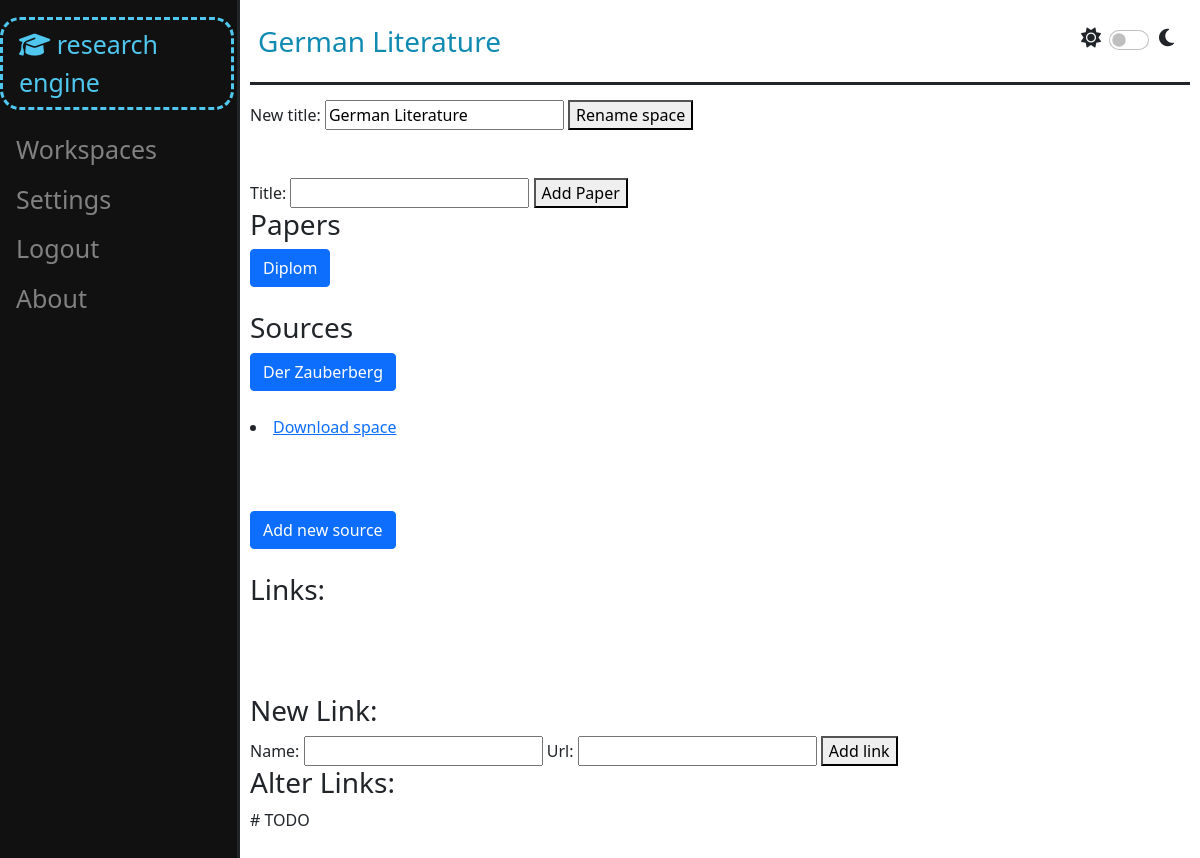
The app's page /work_space/1 (signed in), older data.
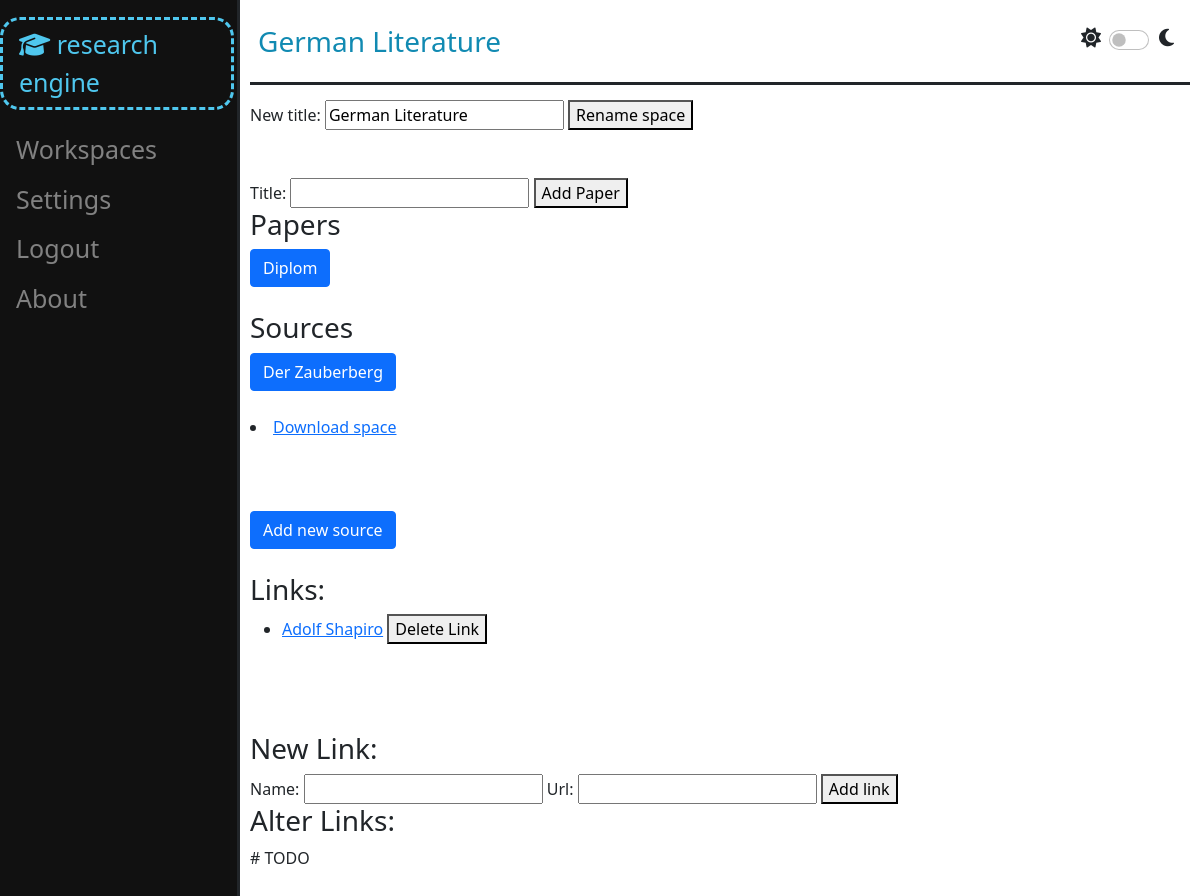
The same page, newer data.
### work_space/models.py (models this page shows, shortened)
class WorkSpace(models.Model):
    owner = models.ForeignKey(User, on_delete=models.CASCADE, related_name="work_spaces")
    guests = models.ManyToManyField(User, related_name="guest_work_spaces")
    title = models.CharField(max_length=50)
    archived = models.BooleanField(default=False)
    share_sources = models.BooleanField(default=False)
    def __str__(self):
        return self.title

class Link(models.Model):
    work_space = models.ForeignKey(WorkSpace, on_delete=models.CASCADE, related_name="links")
    user = models.ForeignKey(User, on_delete=models.CASCADE, related_name="links")
    name = models.CharField(max_length=50)
    url = models.URLField()
    def __str__(self):
        return self.name

### paper_work/models.py (models this page shows, shortened)
class Paper(models.Model):
    work_space = models.ForeignKey(WorkSpace, on_delete=models.CASCADE, related_name="papers")
    user = models.ForeignKey(User, on_delete=models.CASCADE)
    title = models.CharField(max_length=50, unique=True)
    sources = models.ManyToManyField(Source, related_name="papers")
    citation_style = models.CharField(max_length=10, default="APA & MLA")
    archived = models.BooleanField(default=False)
    published = models.BooleanField(default=False)
    def __str__(self):
        return self.title

### bookshelf/models.py (models this page shows, shortened)
class Source(models.Model):
    real_type = models.ForeignKey(ContentType, editable=False, on_delete=models.CASCADE)
    work_space = models.ForeignKey(WorkSpace, on_delete=models.CASCADE, related_name="sources")
    user = models.ForeignKey(User, on_delete=models.CASCADE, related_name="sources")
    title = models.CharField(max_length=100)
    author = models.CharField(max_length=70, blank=True)
    year = models.CharField(max_length=5, blank=True)
    link = models.CharField(max_length=40, blank=True)
    def __str__(self):
        return self.title

### work_space/views.py (the view)
# urls.py: path("work_space/<int:space_id>", views.work_space_view, name="space_view"),
@login_required
def work_space_view(request, space_id):
    space = check_work_space(space_id, request.user)
    work_space_data = {
        "space": space,
        "papers": space.papers.all(),
        "sources": space.sources.all(),
        "links": space.links.all(),
        "new_paper_form": NewPaperForm(),
        "book_form": BookForm(),
        "article_form": ArticleForm(),
        "chapter_form": ChapterForm(),
        "webpage_form": WebpageForm(),
        "link_form": NewLinkForm(),
        "alter_link_form": AlterLinkForm(),
        "rename_form": RenameSpaceForm().set_initial(space),
        "spaces": WorkSpace.objects.all()
    }
    return render(request, "work_space/work_space.html", work_space_data)

### paper_work/forms.py (shortened to what this page needs)
class NewPaperForm(forms.Form):
    title = forms.CharField(max_length=50)

### bookshelf/forms.py
class BookForm(CommonFields):
    source_type = SourceTypes.book
    title = forms.CharField(widget=forms.TextInput(attrs={
        "type": "text",
        "id": "title-field",
        "class": _CLASS,
        "autocomplete": "off",
        "placeholder": "Book title"})
    )
    publishing_house = forms.CharField(widget=forms.TextInput(attrs={
        "type": "text",
        "id": "publishing-house-field",
        "class": _CLASS,
        "autocomplete": "off",
        "placeholder": "Publishing House"})
    )
    year = forms.IntegerField(widget=forms.NumberInput(attrs={
        "type": "number",
        "id": "book-year-field",
        "class": _CLASS,
        "autocomplete": "off",
        "placeholder": "Publishing year"})
    )

### utils/verification.py (called while the page is built)
def check_work_space(space_id: int, user: User) -> WorkSpace | Http404 | PermissionDenied:
    try:
        space = WorkSpace.objects.get(pk=space_id)
    except ObjectDoesNotExist:
        raise Http404
    else:
        if space.owner != user and user not in space.guests.all():
            raise PermissionDenied
    return space

### work_space/forms.py (called while the page is built)
    def set_initial(self, space: WorkSpace):
        self.fields["new_title"].initial = space.title
        return self

### templates/work_space/work_space.html (shortened to what this page needs)
{% extends "layout.html" %}
{% load static %}
{% block header %}
   {{ space }}
{% endblock %}
{% block body %}
    <form action="{% url 'work_space:rename_space' space.pk %}" id="rename_space_form" method="post">
        {{ rename_form }}
        <button type="submit">Rename space</button>
    </form><br><br>
    <form action="{% url 'paper_work:create_paper' space.pk %}" method="post">
        {{ new_paper_form }}
        <button id="change_password_button" type="submit">Add Paper</button>
    </form>
    <h3>Papers</h3>
    {% for paper in papers %}
        <button onclick="load_and_show_paper_space('{{ paper.pk }}')" type="button" class="btn btn-primary" data-bs-toggle="modal" data-bs-target="#paper-space-{{ paper.pk }}">
            {{ paper }}
        </button>
        <br><br>
    {% endfor %}
    <h3>Sources</h3>
    {% for source in sources %}
        <button onclick="load_and_show_source_space('{{ source.pk }}')" type="button" class="btn btn-primary" data-bs-toggle="modal" data-bs-target="#source-space-{{ source.pk }}">
            {{ source }}
        </button>
        <br><br>
    {% endfor %}
    <li>
        <a href="{% url 'work_space:download_space' space.pk %}">Download space</a>
    </li><br><br><br>
    <button type="button" class="btn btn-primary" data-bs-toggle="modal" data-bs-target="#new-source">
        Add new source
    </button>
    <br><br>
    <h3>Links:</h3>
    <ul>
        {% for link in links %}
            <div id="link_{{ link.pk }}">
                <li>
                    <a href="{{ link.url }}">{{ link }}</a>
                    <button onclick="delete_link('{{ link.pk }}')" type="button">Delete Link</button>
                </li>
            </div>
        {% endfor %}
    </ul><br><br><br>
    <h3>New Link:</h3>
    <form action="{% url 'work_space:add_link' space.pk %}" method="post" id="link_form">
        {{ link_form }}
        <button>Add link</button>
    </form>
    <h3>Alter Links:</h3>
    # TODO
    <br><br><br>
{% endblock %}

### templates/layout.html (shortened to what this page needs)
{% load static %}
<!DOCTYPE html>
<html lang="en">
    <head>
        <link href="{% static 'css/styles.css' %}" rel="stylesheet">
        <link href="https://cdn.jsdelivr.net/npm/bootstrap@5.1.3/dist/css/bootstrap.min.css" rel="stylesheet">
    </head>
    <body>
        <div class="sidenav">
            <div id="re">
                <a id="re-main-link" href="{% url 'website:index' %}">
                    <i class="fa-solid fa-graduation-cap"></i>
                    research engine
                </a>
            </div>
            {% if user.is_authenticated %}
                <div>
                    <a onclick="dropdown_spaces()" id="workspaces-dropdown" class="dropbtn">Workspaces</a>
                </div>
                <a href="{% url 'user_management:change_password' %}">Settings</a>
                <a href="{% url 'user_management:logout' %}">Logout</a>
            {% else %}
                <a href="{% url 'user_management:logout' %}">Login</a>
                <a href="{% url 'user_management:register' %}">Register</a>
            {% endif %}
            <a href="{% url 'website:about' %}">About</a>
        </div>
        <main class="main">
            {% block headless %}
                <div id="header">
                    <h3 id="header-text">{% block header %}Index{% endblock %}</h3>
                    <div id="switch">
                        <i class="fa-solid fa-sun sun-moon"></i>
                        <div class="form-check form-switch">
                            <input onclick="dark_mode_toggle()" class="form-check-input" type="checkbox" role="switch" id="flexSwitchCheckDefault">
                        </div>
                        <i class="fa-sharp fa-solid fa-moon sun-moon" id="test"></i>
                    </div>
                </div>
                <div>
                    {% block body %}{% endblock %}
                </div>
            {% endblock %}
        </main>
    </body>
</html>

### static/css/styles.css (style rules this page uses)
.sidenav { height: 100%; width: 240px; position: fixed; z-index: 1; top: 0; left: 0; background-color: #111; overflow-x: hidden; padding-top: 15px; border-right: solid; }
.sidenav a { padding: 6px 8px 6px 16px; text-decoration: none; font-size: 25px; color: #818181; display: block; }
.main { margin-left: 240px; padding: 0px 10px; }
#re { margin-top: 2px; margin-bottom: 15px; }
#re-main-link { padding: 6px 8px 6px 16px; text-decoration: none; font-size: 25px; color: #4fc7ee; display: block; border-style: dashed; margin-right: 3px; border-radius: 20px; }
#header { display: flex; justify-content: space-between; margin-bottom: 15px; padding: 25px 8px 15px 8px; border-block-end-style: solid; border-block-end-width: 100%; }
#header-text, #form-header { color: #118ab2; }
#switch { display: flex; font-size: 20px; }
.sun-moon { margin-right: 8px; padding-top: 3px; }

Row changes from the older to the newer data that the page shows:
added Link: name "Adolf Shapiro"
